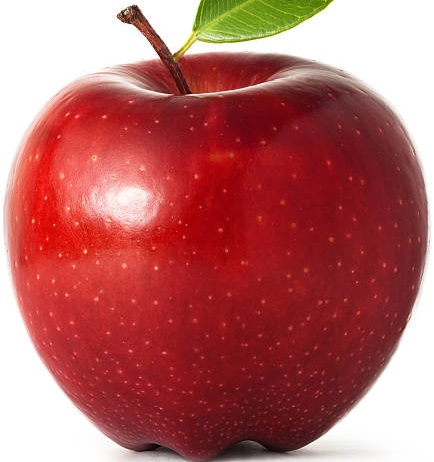
#> input picture Teach images to baby machine/Baby Machine Data/ap-or-database/train/apple/185262648-612x612.jpg, 434 x 462 px; its folder holds only this picture in this run
$ jupyter execute --allow-errors 'Baby machine.ipynb'   (older library calls are emulated)
#> lines starting #> are read from the running program, lines starting #| are printed output that depends on the picture
#> further down, image is the input picture: shape (462, 434, 3); mean B, G, R 101.5, 102.6, 181
### Teach images to baby machine/Baby Machine Data/fruit_feature.py
import numpy as np
import cv2
from scipy.stats import itemfreq
import mahotas as mt

def extract_features(image):
	# calculate haralick texture features for 4 types of adjacency
    gray = cv2.cvtColor(image, cv2.COLOR_BGR2GRAY)
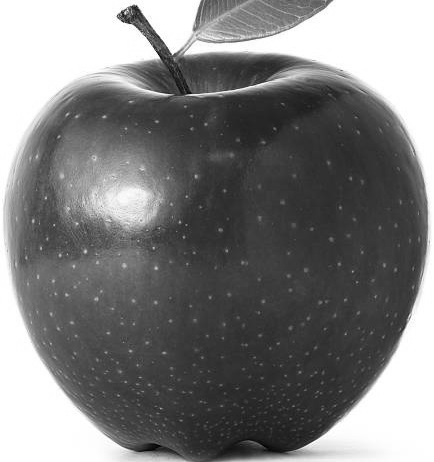
#> gray: shape (462, 434); min 2, max 255, mean 125.9
    textures = mt.features.haralick(gray)
	# take the mean of it and return it
    ht_mean  = textures.mean(axis=0)
    arr = np.float32(image)
    pixels = arr.reshape((-1, 3))
    n_colors = 3
    criteria = (cv2.TERM_CRITERIA_EPS + cv2.TERM_CRITERIA_MAX_ITER, 200, .1)
    flags = cv2.KMEANS_RANDOM_CENTERS
    _, labels, centroids = cv2.kmeans(pixels, n_colors, None, criteria, 10, flags)
    palette = np.uint8(centroids)
    quantized = palette[labels.flatten()]
    quantized = quantized.reshape(image.shape)
    dominant_color = palette[np.argmax(itemfreq(labels)[:, -1])]
    feat = np.concatenate((ht_mean,dominant_color))
    return feat

### Teach images to baby machine/Baby Machine Data/Baby machine.ipynb
[cell 1]
import cv2
import numpy as np
import os
import glob
from sklearn import tree
from fruit_feature import extract_features

# load the training dataset
train_path  = "ap-or-database/train"
train_names = os.listdir(train_path)

# empty list to hold feature vectors and train labels
train_features = []
train_labels   = []

# loop over the training dataset
#> (the rest of this cell did not finish here and is left out)


$ run again, on Teach images to baby machine/Baby Machine Data/ap-or-database/train/apple/495878092-612x612.jpg
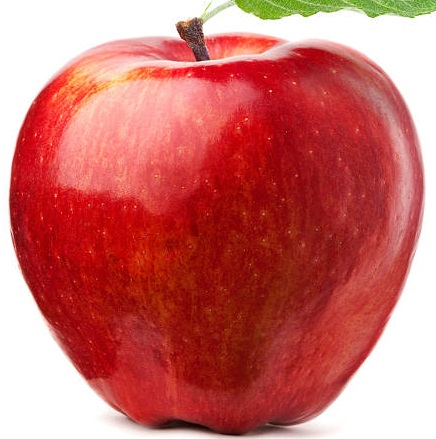
#> input picture Teach images to baby machine/Baby Machine Data/ap-or-database/train/apple/495878092-612x612.jpg, 436 x 439 px
#> image is the input picture: shape (439, 436, 3); mean B, G, R 105.7, 109.3, 201.3
#> in extract_features, `gray = cv2.cvtColor(image, cv2.COLOR_BGR2GRAY)`:
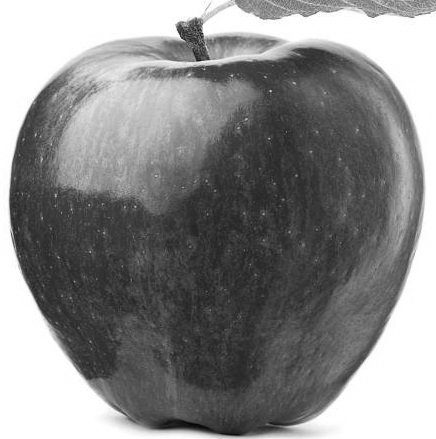
#> gray: shape (439, 436); min 8, max 255, mean 136.4

$ run again, on Teach images to baby machine/Baby Machine Data/ap-or-database/train/apple/pexels-photo-102104.jpg
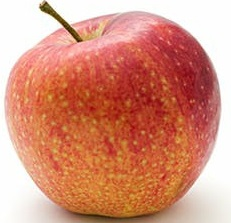
#> input picture Teach images to baby machine/Baby Machine Data/ap-or-database/train/apple/pexels-photo-102104.jpg, 231 x 223 px
#> image is the input picture: shape (223, 231, 3); mean B, G, R 122.9, 144.6, 212.8
#> in extract_features, `gray = cv2.cvtColor(image, cv2.COLOR_BGR2GRAY)`:
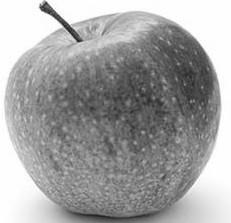
#> gray: shape (223, 231); min 27, max 255, mean 162.5
